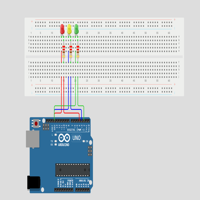
#> input picture Minggu 1/img/uno.png, 200 x 200 px, found by its file name
$ python pengurangan_citra.py
#> lines starting #> are read from the running program, lines starting #| are printed output that depends on the picture
import cv2
import numpy as np

image = cv2.imread('Minggu 1/img/uno.png')
#> image is the input picture: shape (200, 200, 3); mean B, G, R 211, 208, 202.7
gray = cv2.cvtColor(image, cv2.COLOR_BGR2GRAY)
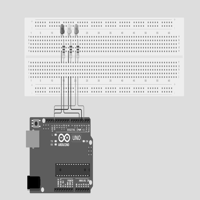
#> gray: shape (200, 200); min 0, max 255, mean 206.7
MatriksSatu = np.ones(image.shape[:2], image.dtype) * 100

citraPengurangan = cv2.subtract(gray, MatriksSatu)
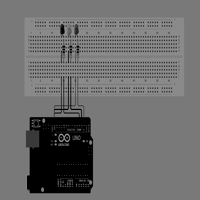
#> citraPengurangan: shape (200, 200); min 0, max 155, mean 108.3

filename1 = 'Citra1.jpg'
filename2 = 'Citra2.jpg'
filename3 = 'CitraPengurangan.jpg'

cv2.imwrite(filename1, gray)
cv2.imwrite(filename2, MatriksSatu)
cv2.imwrite(filename3, citraPengurangan)
cv2.waitKey(0)
